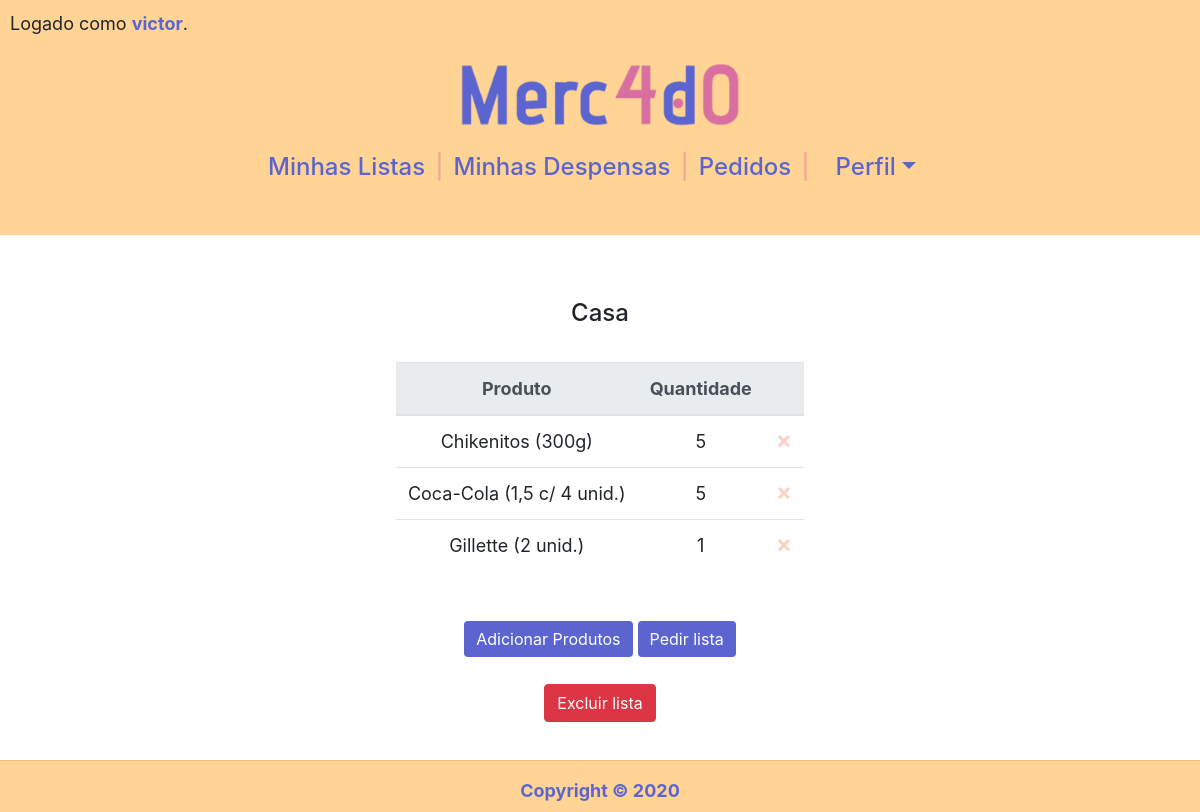
The app's page /lista/35 (signed in) with its own data.
### compras/models.py (models this page shows, shortened)
class Usuario(AbstractUser):
    cpf = models.CharField(max_length=11)

class Lista(models.Model):
    nome = models.CharField(max_length=50)
    usuario = models.ForeignKey(Usuario,
                                on_delete=models.CASCADE,
                                related_name="listas")

class ProdutoLista(models.Model):
    produto = models.ForeignKey(Produto,
                                on_delete=models.CASCADE,
                                related_name="listas")
    lista = models.ForeignKey(Lista,
                                on_delete=models.CASCADE,
                                related_name="produtos")
    quantidade = models.PositiveIntegerField()

class Produto(models.Model):
    nome = models.CharField(max_length=50)
    img_url = models.URLField(max_length=1000, blank=True)

### compras/views.py (the view, shortened to what this page needs)
# urls.py: path("lista/<int:id>", views.lista, name="lista"),
@login_required(login_url='login')
def lista(request, id):
    if request.method == "GET":
        produtos = (ProdutoLista.objects.filter(lista=id).order_by('produto__nome'))
        nomelista = Lista.objects.get(pk=id).nome
        return render(request, 'compras/lista.html', {
            "produtos": produtos,
            "id": id,
            "nome": nomelista
        })

### compras/templates/compras/lista.html (shortened to what this page needs)
{% extends "compras/layout.html" %}
{% block body %}
    <h4>{{nome}}</h4>
    <br>
    {% if produtos %}
        <table class="table">
            <thead class="thead-light">
                <tr>
                    <th scope="col">Produto</th>
                    <th scope="col">Quantidade</th>
                    <th scope="col"></th>
                </tr>
            </thead>
            <tbody>
                {% for produto in produtos %}
                    <tr>
                        <td>{{ produto.produto.nome }}</td>
                        <td>{{ produto.quantidade }}</td>
                        <td>
                            <form action="{% url 'lista' id %}" method="post">
                                <button type="submit" class="close" aria-label="Close">
                                    <span aria-hidden="true">&times;</span>
                                </button>
                            </form>
                        </td>
                    </tr>
                {% endfor %}
            </tbody>
        </table>
        <br><br>
    {% else %}
        <p>Lista vazia.</p>
        <br>
    {% endif %}
    <form action="{% url 'lista' id %}" method="post">
        <input type="submit" class="btn btn-primary" value="Adicionar Produtos">
        <a href="{% url 'pedido' %}?lista={{id}}">
            <button type="button" class="btn btn-primary">Pedir lista</button>
        </a>
    </form>
    <br>
    <form action="{% url 'lista' id %}" method="post">
        <input type="submit" class="btn btn-danger" value="Excluir lista">
    </form>
{% endblock %}

### compras/templates/compras/layout.html (shortened to what this page needs)
{% load static %}
<!DOCTYPE html>
<html lang="en">
<head>
    <link rel="stylesheet" href="https://cdn.jsdelivr.net/npm/bootstrap@4.5.3/dist/css/bootstrap.min.css">
    <link rel="stylesheet" href="{% static 'compras/styles.css' %}">
    <link rel="stylesheet" href="https://cdn.jsdelivr.net/npm/bootstrap-select@1.13.14/dist/css/bootstrap-select.min.css">
</head>
<body>
    <main>
        <header>
        <section>
            {% if user.is_authenticated %}
            <p>Logado como <a id="username" href="{% url 'conta' %}">{{ user.username }}</a>.</p>
            {% else %}
            <p style="color:transparent;">eduardo</p>
            {% endif %}
        </section>
        <h1><a href="{% url 'index' %}"> <img src="{%  static 'compras/LogoMerc4d0.png' %}" id="LogoMerc4d0"></a></h1>
        <h4>
            <nav id=navegacao-principal>
                <ul>
                    {% if not user.is_authenticated %}
                    <li><a href="{% url 'login' %}">Login</a></li>
                    <span>|</span>
                    <li><a href="{% url 'registrar' %}">Registrar-se</a></li>
                    {% else %}
                    <li><a href="{% url 'index' %}">Minhas Listas</a></li>
                    <span>|</span>
                    <li><a href="{% url 'acompanhamentos' %}">Minhas Despensas</a></li>
                    <span>|</span>
                    <li><a href="{% url 'pedidos' %}">Pedidos</a></li>
                    <span>|</span>
                    <li class="nav-item dropdown">
                        <a class="nav-link dropdown-toggle" data-toggle="dropdown" role="button" aria-expanded="false">Perfil</a>
                    </li>
                    {% endif %}
                </ul>
            </nav>
        </h4>
        <br>
        </header>
        <br>
        <br>
        <div class="conteudo">
        {% block body %}
        {% endblock %}
        </div>
    </main>
    <footer >
        <hr>
        Copyright &copy; 2020
    </footer>
</body>
</html>

### compras/static/compras/styles.css (style rules this page uses)
:root { --primary-color: #5c65cf; --secondary-color: #d96fa0; --primary-background: #fffaea; --secondary-background: #f4a896; --tertiary-background: #ffd494; --nav-background:#ffd494; font-family: Montserrat, sans-serif; font-size: 16px; line-height: 1.5em; }
body { font-size: large; height: 100%; min-height: 500px; padding: 0px; }
.conteudo { padding: 10px; }
main { min-height: 93vh; }
section { text-align: left; }
a#username { color: var(--primary-color); font-weight: bold; }
nav#navegacao-principal { justify-content : center; color: var(--primary-color); display: flex; flex-direction: row; }
nav#navegacao-principal ul { margin: 0; padding: 0; }
nav#navegacao-principal li { display: inline-block; padding: 10px; }
a { color: var(--primary-color); }
span { color: var(--secondary-background); }
img#LogoMerc4d0 { width: 280px; }
.btn-primary { background-color: var(--primary-color); border: var(--primary-color); }
body { overflow-x: auto; text-align: center; }
body img { max-width: 100%; }
ul { list-style-type: none; display: table; margin: 0 auto; padding: 0; }
.table { width: auto; display: inline-block; text-align: center; }
footer { clear: both; position: relative; height: 52px; background-color: var(--nav-background); color: var(--primary-color); font-weight: bold; }
body header { background-color:var(--nav-background); padding: 0px; }
header p { padding: 10px; }

### records on screen
Usuario: username "victor"
Lista: nome "Casa"
ProdutoLista: produto.nome "Chikenitos (300g)", quantidade "5"
ProdutoLista: produto.nome "Coca-Cola (1,5 c/ 4 unid.)", quantidade "5"
ProdutoLista: produto.nome "Gillette (2 unid.)", quantidade "1"
